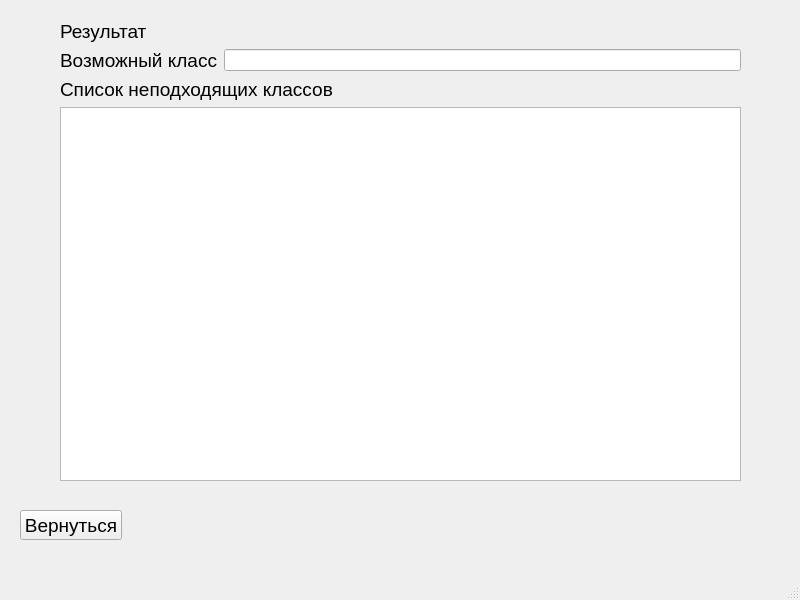
<?xml version="1.0" encoding="UTF-8"?>
<ui version="4.0">
 <class>result</class>
 <widget class="QMainWindow" name="result">
  <property name="geometry">
   <rect>
    <x>0</x>
    <y>0</y>
    <width>800</width>
    <height>600</height>
   </rect>
  </property>
  <property name="windowTitle">
   <string>Определение класса электротехники. Результат</string>
  </property>
  <widget class="QWidget" name="centralwidget">
   <widget class="QPushButton" name="button_goBack_result">
    <property name="geometry">
     <rect>
      <x>20</x>
      <y>510</y>
      <width>102</width>
      <height>30</height>
     </rect>
    </property>
    <property name="font">
     <font>
      <pointsize>14</pointsize>
     </font>
    </property>
    <property name="text">
     <string>Вернуться</string>
    </property>
   </widget>
   <widget class="QWidget" name="">
    <property name="geometry">
     <rect>
      <x>60</x>
      <y>20</y>
      <width>681</width>
      <height>461</height>
     </rect>
    </property>
    <layout class="QVBoxLayout" name="verticalLayout_2">
     <item>
      <widget class="QLabel" name="label">
       <property name="font">
        <font>
         <pointsize>14</pointsize>
        </font>
       </property>
       <property name="text">
        <string>Результат</string>
       </property>
      </widget>
     </item>
     <item>
      <layout class="QHBoxLayout" name="horizontalLayout">
       <item>
        <widget class="QLabel" name="label_2">
         <property name="font">
          <font>
           <pointsize>14</pointsize>
          </font>
         </property>
         <property name="text">
          <string>Возможный класс</string>
         </property>
        </widget>
       </item>
       <item>
        <widget class="QLineEdit" name="line_possibleClass_result">
         <property name="readOnly">
          <bool>true</bool>
         </property>
        </widget>
       </item>
      </layout>
     </item>
     <item>
      <layout class="QVBoxLayout" name="verticalLayout">
       <item>
        <widget class="QLabel" name="label_3">
         <property name="font">
          <font>
           <pointsize>14</pointsize>
          </font>
         </property>
         <property name="text">
          <string>Список неподходящих классов</string>
         </property>
        </widget>
       </item>
       <item>
        <widget class="QTextEdit" name="text_impossibleClasses_result"/>
       </item>
      </layout>
     </item>
    </layout>
   </widget>
  </widget>
  <widget class="QMenuBar" name="menubar">
   <property name="geometry">
    <rect>
     <x>0</x>
     <y>0</y>
     <width>800</width>
     <height>22</height>
    </rect>
   </property>
  </widget>
  <widget class="QStatusBar" name="statusbar"/>
 </widget>
 <resources/>
 <connections/>
</ui>
